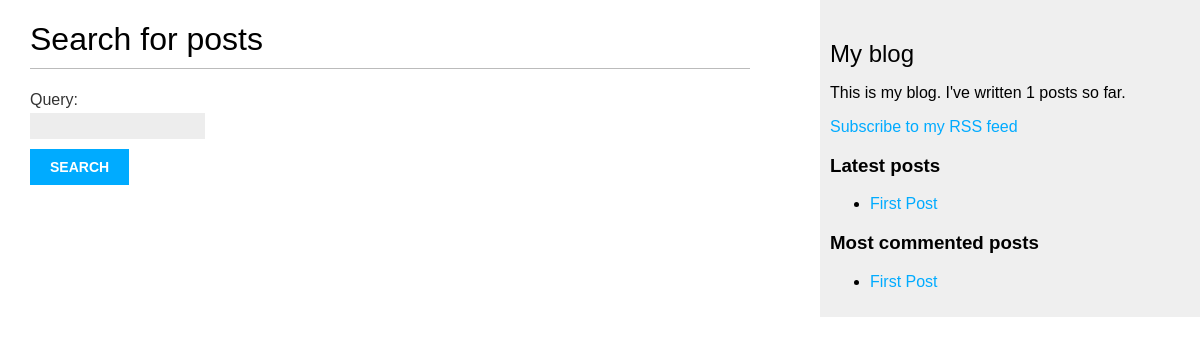
Page /blog/search/ on the earlier database version.
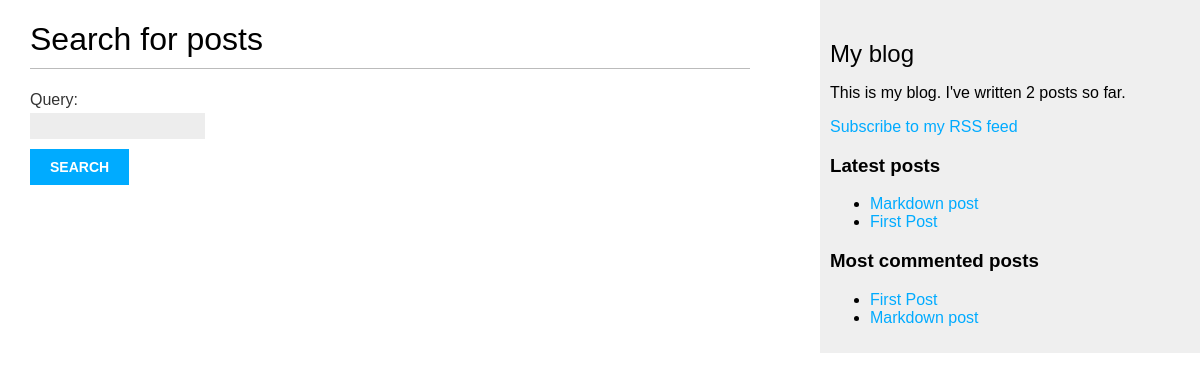
Same page on the later database version.
### blog/models.py (models this page shows, shortened)
class Post (models.Model):
    STATUS_CHOICES = (
        ('draft', 'Draft'),
        ('published', 'Published'),
    )
    title = models.CharField(max_length=250)
    slug = models.SlugField(max_length=250, unique_for_date='publish')
    author = models.ForeignKey(User, on_delete=models.CASCADE, related_name='blog_posts')
    body = models.TextField()
    publish = models.DateTimeField(default=timezone.now)
    created = models.DateTimeField(auto_now_add=True)
    updated = models.DateTimeField(auto_now=True)
    status = models.CharField(max_length=10, choices=STATUS_CHOICES, default='draft')
    objects = models.Manager()
    published = PublishedManager()
    tags = TaggableManager()
    class Meta:
        ordering = ('-publish',)
    def get_absolute_url(self):
        return reverse('blog:post_detail',
                       args=[self.publish.year,
                             self.publish.month,
                             self.publish.day,
                             self.slug])

### blog/views.py (the view, shortened to what this page needs)
# urls.py: path('search/', views.post_search, name='post_search'),
def post_search(request):
    form = SearchForm()
    query = None
    results = []
    return render(request,
                  'blog/post/search.html',
                  {'form': form,
                   'query': query,
                   'results': results})

### blog/forms.py
class SearchForm(forms.Form):
    query = forms.CharField()

### blog/models.py (called while the page is built)
    def get_queryset(self):
        return super(PublishedManager, self).get_queryset().filter(status='published')

### blog/templatetags/blog_tags.py (called while the page is built)
@register.simple_tag
def total_posts():
    return Post.published.count()

@register.inclusion_tag('blog/post/latest_posts.html')
def show_latest_posts(count=5):
    latest_posts = Post.published.order_by('-publish')[:count]
    return {'latest_posts': latest_posts}

@register.simple_tag
def get_most_commented_posts(count=5):
    return Post.published.annotate(total_comments=Count('comments'))\
        .order_by('-total_comments')[:count]

### blog/templates/blog/post/search.html (shortened to what this page needs)
{% extends "blog/base.html" %}
{% load blog_tags %}
{% block content %}
    {% if query %}
        <h1>Posts containing "{{ query }}"</h1>
        <h3>
            {% with results.count as total_results %}
                Found {{ total_results }} result{{ total_results|pluralize }}
            {% endwith %}
        </h3>
        {% for post in results %}
            <h4><a href="{{ post.get_absolute_url }}">{{ post.title }}</a></h4>
            {{ post.body|markdown|truncatewords_html:5 }}
        {% empty %}
            <p>There are no results for your query.</p>
        {% endfor %}
        <p><a href="{% url "blog:post_search" %}">Search again</a></p>
    {% else %}
        <h1>Search for posts</h1>
        <form method="get">
            {{ form.as_p }}
            <input type="submit" value="Search">
        </form>
    {% endif %}
{% endblock %}

### blog/templates/blog/base.html (shortened to what this page needs)
{% load blog_tags %}
{% load static %}
<!DOCTYPE html>
<html>
<head>
    <link href="{% static "css/blog.css" %}" rel="stylesheet">
</head>
<body>
    <div id="content">
        {% block content %}
        {% endblock %}
    </div>
    <div id="sidebar">
        <h2>My blog</h2>
        <p>This is my blog. I've written {% total_posts %} posts so far.</p>
        <p>
            <a href="{% url "blog:post_feed" %}">Subscribe to my RSS feed</a>
        </p>
        <h3>Latest posts</h3>
        {% show_latest_posts 3 %}
        <h3>Most commented posts</h3>
        {% get_most_commented_posts as most_commented_posts %}
        <ul>
            {% for post in most_commented_posts %}
                <li>
                    <a href="{{ post.get_absolute_url }}">{{ post.title }}</a>
                </li>
            {% endfor %}
        </ul>
    </div>
</body>
</html>

### blog/templates/blog/post/latest_posts.html
<ul>
    {% for post in latest_posts %}
        <li>
            <a href="{{ post.get_absolute_url }}">{{ post.title }}</a>
        </li>
    {% endfor %}
</ul>

Differences in the rows shown:
added Post: title "Markdown post"
Other differences:
text no longer shown: "1"
text now shown: "2"
